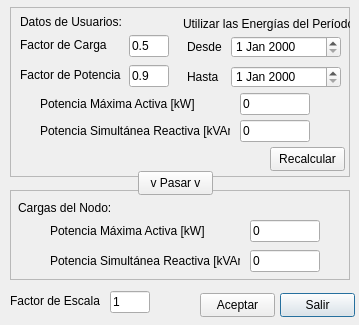
<?xml version="1.0" encoding="UTF-8"?>
<ui version="4.0">
 <class>Dialog</class>
 <widget class="QDialog" name="Dialog">
  <property name="windowModality">
   <enum>Qt::ApplicationModal</enum>
  </property>
  <property name="geometry">
   <rect>
    <x>0</x>
    <y>0</y>
    <width>359</width>
    <height>325</height>
   </rect>
  </property>
  <property name="windowTitle">
   <string>Elegir Período</string>
  </property>
  <property name="autoFillBackground">
   <bool>false</bool>
  </property>
  <property name="modal">
   <bool>true</bool>
  </property>
  <widget class="QPushButton" name="cmdSalir">
   <property name="geometry">
    <rect>
     <x>280</x>
     <y>293</y>
     <width>75</width>
     <height>24</height>
    </rect>
   </property>
   <property name="text">
    <string>Salir</string>
   </property>
   <property name="shortcut">
    <string>Esc</string>
   </property>
  </widget>
  <widget class="QFrame" name="frame">
   <property name="geometry">
    <rect>
     <x>10</x>
     <y>7</y>
     <width>340</width>
     <height>170</height>
    </rect>
   </property>
   <property name="frameShape">
    <enum>QFrame::StyledPanel</enum>
   </property>
   <property name="frameShadow">
    <enum>QFrame::Raised</enum>
   </property>
   <widget class="QDateEdit" name="datHasta">
    <property name="geometry">
     <rect>
      <x>221</x>
      <y>59</y>
      <width>110</width>
      <height>22</height>
     </rect>
    </property>
   </widget>
   <widget class="QDateEdit" name="datDesde">
    <property name="geometry">
     <rect>
      <x>221</x>
      <y>29</y>
      <width>110</width>
      <height>22</height>
     </rect>
    </property>
   </widget>
   <widget class="QLabel" name="label">
    <property name="geometry">
     <rect>
      <x>177</x>
      <y>32</y>
      <width>49</width>
      <height>16</height>
     </rect>
    </property>
    <property name="text">
     <string>Desde</string>
    </property>
   </widget>
   <widget class="QLabel" name="label_2">
    <property name="geometry">
     <rect>
      <x>177</x>
      <y>62</y>
      <width>49</width>
      <height>16</height>
     </rect>
    </property>
    <property name="text">
     <string>Hasta</string>
    </property>
   </widget>
   <widget class="QLabel" name="label_3">
    <property name="geometry">
     <rect>
      <x>173</x>
      <y>9</y>
      <width>170</width>
      <height>16</height>
     </rect>
    </property>
    <property name="text">
     <string>Utilizar las Energías del Período:</string>
    </property>
   </widget>
   <widget class="QLineEdit" name="txtFc">
    <property name="geometry">
     <rect>
      <x>119</x>
      <y>28</y>
      <width>40</width>
      <height>22</height>
     </rect>
    </property>
    <property name="text">
     <string>0.5</string>
    </property>
   </widget>
   <widget class="QLineEdit" name="txtFp">
    <property name="geometry">
     <rect>
      <x>119</x>
      <y>58</y>
      <width>40</width>
      <height>22</height>
     </rect>
    </property>
    <property name="text">
     <string>0.9</string>
    </property>
   </widget>
   <widget class="QLabel" name="label_6">
    <property name="geometry">
     <rect>
      <x>10</x>
      <y>60</y>
      <width>110</width>
      <height>16</height>
     </rect>
    </property>
    <property name="text">
     <string>Factor de Potencia</string>
    </property>
   </widget>
   <widget class="QLabel" name="label_7">
    <property name="geometry">
     <rect>
      <x>10</x>
      <y>30</y>
      <width>110</width>
      <height>16</height>
     </rect>
    </property>
    <property name="text">
     <string>Factor de Carga</string>
    </property>
   </widget>
   <widget class="QPushButton" name="cmdCalcular">
    <property name="geometry">
     <rect>
      <x>260</x>
      <y>140</y>
      <width>75</width>
      <height>24</height>
     </rect>
    </property>
    <property name="text">
     <string>Recalcular</string>
    </property>
    <property name="shortcut">
     <string>Return</string>
    </property>
   </widget>
   <widget class="QLabel" name="label_9">
    <property name="geometry">
     <rect>
      <x>30</x>
      <y>89</y>
      <width>190</width>
      <height>16</height>
     </rect>
    </property>
    <property name="text">
     <string>Potencia Máxima Activa [kW]</string>
    </property>
   </widget>
   <widget class="QLineEdit" name="txtPcalculo">
    <property name="geometry">
     <rect>
      <x>230</x>
      <y>86</y>
      <width>70</width>
      <height>22</height>
     </rect>
    </property>
    <property name="inputMask">
     <string/>
    </property>
    <property name="text">
     <string>0</string>
    </property>
   </widget>
   <widget class="QLineEdit" name="txtQcalculo">
    <property name="geometry">
     <rect>
      <x>230</x>
      <y>113</y>
      <width>70</width>
      <height>22</height>
     </rect>
    </property>
    <property name="inputMask">
     <string/>
    </property>
    <property name="text">
     <string>0</string>
    </property>
    <property name="cursorPosition">
     <number>1</number>
    </property>
    <property name="readOnly">
     <bool>false</bool>
    </property>
    <property name="placeholderText">
     <string/>
    </property>
    <property name="clearButtonEnabled">
     <bool>false</bool>
    </property>
   </widget>
   <widget class="QLabel" name="label_10">
    <property name="geometry">
     <rect>
      <x>30</x>
      <y>116</y>
      <width>190</width>
      <height>16</height>
     </rect>
    </property>
    <property name="text">
     <string>Potencia Simultánea Reactiva [kVAr]</string>
    </property>
   </widget>
   <widget class="QLabel" name="label_13">
    <property name="geometry">
     <rect>
      <x>10</x>
      <y>7</y>
      <width>130</width>
      <height>16</height>
     </rect>
    </property>
    <property name="text">
     <string>Datos de Usuarios:</string>
    </property>
   </widget>
  </widget>
  <widget class="QFrame" name="frame_2">
   <property name="geometry">
    <rect>
     <x>10</x>
     <y>190</y>
     <width>340</width>
     <height>90</height>
    </rect>
   </property>
   <property name="frameShape">
    <enum>QFrame::StyledPanel</enum>
   </property>
   <property name="frameShadow">
    <enum>QFrame::Raised</enum>
   </property>
   <widget class="QLineEdit" name="txtQ">
    <property name="geometry">
     <rect>
      <x>240</x>
      <y>60</y>
      <width>70</width>
      <height>22</height>
     </rect>
    </property>
    <property name="inputMask">
     <string/>
    </property>
    <property name="text">
     <string>0</string>
    </property>
    <property name="cursorPosition">
     <number>1</number>
    </property>
    <property name="readOnly">
     <bool>false</bool>
    </property>
    <property name="placeholderText">
     <string/>
    </property>
    <property name="clearButtonEnabled">
     <bool>false</bool>
    </property>
   </widget>
   <widget class="QLabel" name="label_12">
    <property name="geometry">
     <rect>
      <x>8</x>
      <y>10</y>
      <width>130</width>
      <height>16</height>
     </rect>
    </property>
    <property name="text">
     <string>Cargas del Nodo:</string>
    </property>
   </widget>
   <widget class="QLabel" name="label_4">
    <property name="geometry">
     <rect>
      <x>40</x>
      <y>33</y>
      <width>190</width>
      <height>16</height>
     </rect>
    </property>
    <property name="text">
     <string>Potencia Máxima Activa [kW]</string>
    </property>
   </widget>
   <widget class="QLineEdit" name="txtP">
    <property name="geometry">
     <rect>
      <x>240</x>
      <y>30</y>
      <width>70</width>
      <height>22</height>
     </rect>
    </property>
    <property name="inputMask">
     <string/>
    </property>
    <property name="text">
     <string>0</string>
    </property>
   </widget>
   <widget class="QLabel" name="label_5">
    <property name="geometry">
     <rect>
      <x>40</x>
      <y>63</y>
      <width>190</width>
      <height>16</height>
     </rect>
    </property>
    <property name="text">
     <string>Potencia Simultánea Reactiva [kVAr]</string>
    </property>
   </widget>
  </widget>
  <widget class="QPushButton" name="cmdAceptar">
   <property name="geometry">
    <rect>
     <x>200</x>
     <y>293</y>
     <width>75</width>
     <height>24</height>
    </rect>
   </property>
   <property name="text">
    <string>Aceptar</string>
   </property>
   <property name="shortcut">
    <string>Return</string>
   </property>
  </widget>
  <widget class="QLineEdit" name="txtFe">
   <property name="geometry">
    <rect>
     <x>110</x>
     <y>291</y>
     <width>40</width>
     <height>22</height>
    </rect>
   </property>
   <property name="text">
    <string>1</string>
   </property>
  </widget>
  <widget class="QLabel" name="label_8">
   <property name="geometry">
    <rect>
     <x>10</x>
     <y>293</y>
     <width>110</width>
     <height>16</height>
    </rect>
   </property>
   <property name="text">
    <string>Factor de Escala</string>
   </property>
  </widget>
  <widget class="QPushButton" name="cmdPasar">
   <property name="geometry">
    <rect>
     <x>138</x>
     <y>171</y>
     <width>75</width>
     <height>24</height>
    </rect>
   </property>
   <property name="text">
    <string>v Pasar v</string>
   </property>
   <property name="shortcut">
    <string>Return</string>
   </property>
  </widget>
 </widget>
 <resources/>
 <connections/>
</ui>
